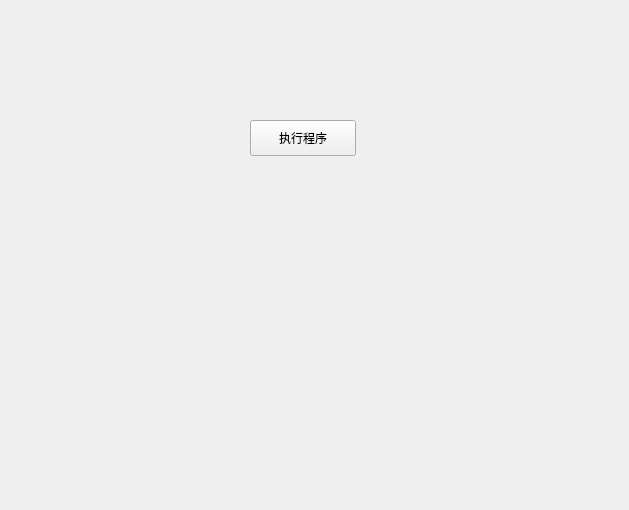
<?xml version="1.0" encoding="UTF-8"?>
<ui version="4.0">
 <class>Form</class>
 <widget class="QWidget" name="Form">
  <property name="geometry">
   <rect>
    <x>0</x>
    <y>0</y>
    <width>629</width>
    <height>510</height>
   </rect>
  </property>
  <property name="windowTitle">
   <string>Form</string>
  </property>
  <widget class="QPushButton" name="pushButton">
   <property name="geometry">
    <rect>
     <x>250</x>
     <y>120</y>
     <width>106</width>
     <height>36</height>
    </rect>
   </property>
   <property name="text">
    <string>执行程序</string>
   </property>
  </widget>
 </widget>
 <resources/>
 <connections/>
</ui>
